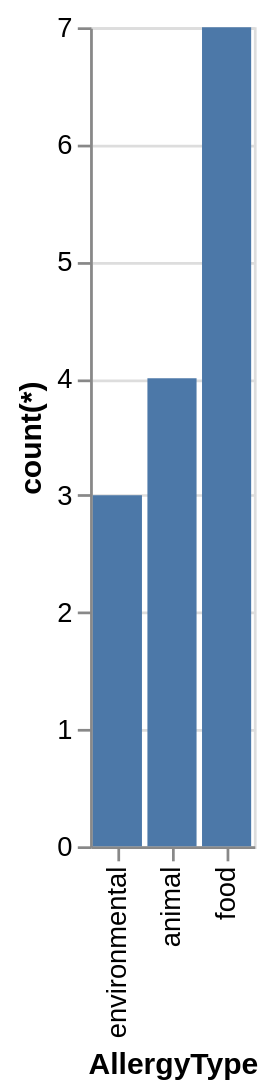

Write the Vega-Lite specification saved for this chart.
### Vega-Lite specification from a JSON file in a GitHub repository (floating-point values rounded to 4 significant figures)
{"data": {"values": [{"x_data": "environmental", "y_data": 3}, {"x_data": "animal", "y_data": 4}, {"x_data": "food", "y_data": 7}]}, "mark": "bar", "encoding": {"x": {"field": "x_data", "type": "nominal", "title": "AllergyType", "sort": {"op": "sum", "field": "y_data", "order": "ascending"}}, "y": {"field": "y_data", "type": "quantitative", "title": "count(*)"}}}
